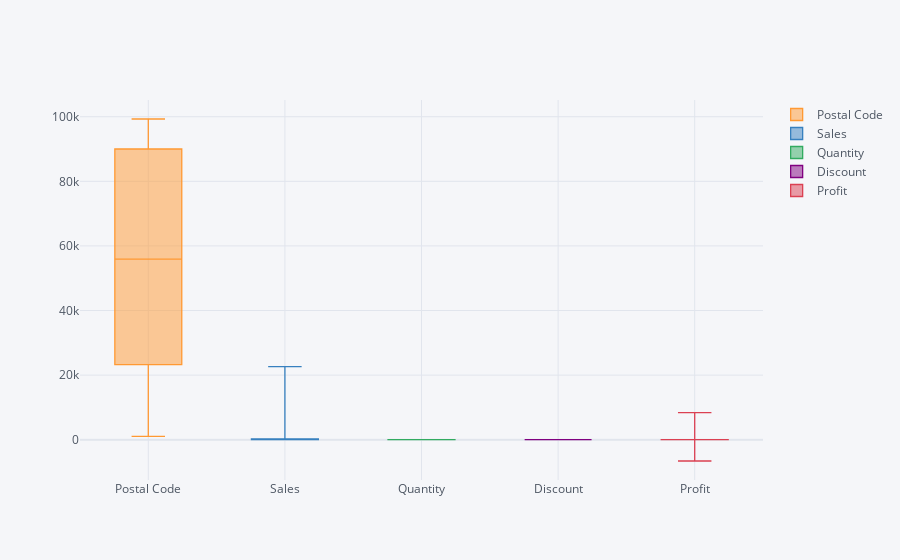

Notebook source saved alongside this figure:
### Code cell
df_con.iplot(kind='box')

### Figure 1 — Plotly figure (JSON) as saved in the notebook; plotly's stock layout.template omitted (floating-point values rounded to 4 significant figures; data arrays with more than 128 entries replaced by an {"elided": "..."} marker saying what was removed)
{"data": [{"boxpoints": false, "line": {"width": 1.3}, "marker": {"color": "rgba(255, 153, 51, 1.0)"}, "name": "Postal Code", "orientation": "v", "type": "box", "y": {"elided": "9977 int values"}}, {"boxpoints": false, "line": {"width": 1.3}, "marker": {"color": "rgba(55, 128, 191, 1.0)"}, "name": "Sales", "orientation": "v", "type": "box", "y": {"elided": "9977 float values"}}, {"boxpoints": false, "line": {"width": 1.3}, "marker": {"color": "rgba(50, 171, 96, 1.0)"}, "name": "Quantity", "orientation": "v", "type": "box", "y": {"elided": "9977 int values"}}, {"boxpoints": false, "line": {"width": 1.3}, "marker": {"color": "rgba(128, 0, 128, 1.0)"}, "name": "Discount", "orientation": "v", "type": "box", "y": {"elided": "9977 float values"}}, {"boxpoints": false, "line": {"width": 1.3}, "marker": {"color": "rgba(219, 64, 82, 1.0)"}, "name": "Profit", "orientation": "v", "type": "box", "y": {"elided": "9977 float values"}}], "layout": {"legend": {"bgcolor": "#F5F6F9", "font": {"color": "#4D5663"}}, "paper_bgcolor": "#F5F6F9", "plot_bgcolor": "#F5F6F9", "title": {"font": {"color": "#4D5663"}}, "xaxis": {"gridcolor": "#E1E5ED", "showgrid": true, "tickfont": {"color": "#4D5663"}, "title": {"font": {"color": "#4D5663"}, "text": ""}, "zerolinecolor": "#E1E5ED"}, "yaxis": {"gridcolor": "#E1E5ED", "showgrid": true, "tickfont": {"color": "#4D5663"}, "title": {"font": {"color": "#4D5663"}, "text": ""}, "zerolinecolor": "#E1E5ED"}}}
